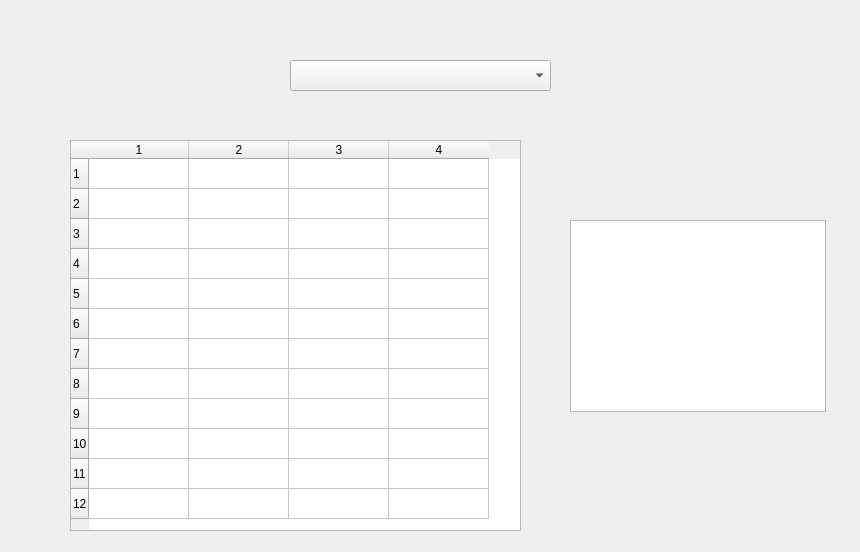
<?xml version="1.0" encoding="UTF-8"?>
<ui version="4.0">
 <class>Form</class>
 <widget class="QWidget" name="Form">
  <property name="geometry">
   <rect>
    <x>0</x>
    <y>0</y>
    <width>860</width>
    <height>552</height>
   </rect>
  </property>
  <property name="windowTitle">
   <string>Form</string>
  </property>
  <widget class="QComboBox" name="comboBox">
   <property name="geometry">
    <rect>
     <x>290</x>
     <y>60</y>
     <width>261</width>
     <height>31</height>
    </rect>
   </property>
   <property name="font">
    <font>
     <pointsize>17</pointsize>
    </font>
   </property>
  </widget>
  <widget class="QTableWidget" name="tableWidget">
   <property name="geometry">
    <rect>
     <x>70</x>
     <y>140</y>
     <width>451</width>
     <height>391</height>
    </rect>
   </property>
   <property name="rowCount">
    <number>12</number>
   </property>
   <property name="columnCount">
    <number>4</number>
   </property>
   <attribute name="horizontalHeaderVisible">
    <bool>true</bool>
   </attribute>
   <attribute name="verticalHeaderVisible">
    <bool>true</bool>
   </attribute>
   <row/>
   <row/>
   <row/>
   <row/>
   <row/>
   <row/>
   <row/>
   <row/>
   <row/>
   <row/>
   <row/>
   <row/>
   <column/>
   <column/>
   <column/>
   <column/>
  </widget>
  <widget class="QListWidget" name="listWidget">
   <property name="geometry">
    <rect>
     <x>570</x>
     <y>220</y>
     <width>256</width>
     <height>192</height>
    </rect>
   </property>
  </widget>
 </widget>
 <resources/>
 <connections/>
</ui>
